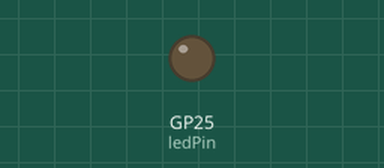
Recording of a program running on a simulated Raspberry Pi Pico running MicroPython. Shown: output pins drawn as LEDs (lit = HIGH). WiFi joins after 1.5 s; web requests get an empty 200 reply after 0.4 s; what the program prints to the serial console is not drawn.

Above: at 6.0 s.
At 10.2 s:
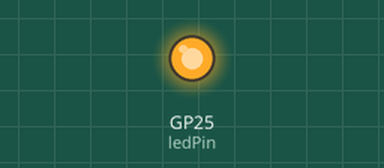
Timing chart, 0 to 15.0 s (numbered marks = the images above):
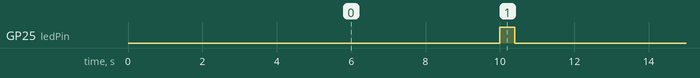

The program:

main.py
```python
from Internet import Wifi
from HttpRequest import Request
from machine import UART
import time
import math

adcPin = machine.ADC(26)

wifi = Wifi()
address = wifi.getAddress()
print(f"Raspberry is already connected with address: {address}")

request = Request()
time.sleep(2)

# Ten seconds interval
interval = 10000
last_millis = 0

while True:
    current_millis = time.ticks_ms()

    if current_millis - last_millis >= interval:
        last_millis = current_millis

        try:
            current_time = request.getTime()
            current_date = request.getDate()
            analog_value = adcPin.read_u16()
            request_time = request.time
            print(f"Current date: {current_date} current time: {current_time} request time: {request_time} ms")

            current_trades = request.getActiveTrades()
            current_total = round(current_trades['current_total'], 2)
            print(f"Current total is: {current_total}")

        except Exception as err:
            print(f"An error ocurred: {err}")
        
```

Internet.py
```python
import network

class Wifi:
    def __init__(self):
        self.sta_if = network.WLAN(network.STA_IF)
        self.sta_if.active(True)
        self.sta_if.connect('SMARTHOME','100%smart')

        while (self.sta_if.isconnected == False):
            print("Connecting to wlan")
            time.sleep(1)

    def getAddress(self):
        return self.sta_if.ifconfig()[0]
```

HttpRequest.py
```python
from Exceptions import RuntimeExeption
from machine import Pin
from Datalog import Datalog
import requests
import json
import time

class Request:
    def __init__(self):
        self.ledPin = Pin("LED", Pin.OUT)
        self.baseUrl="https://mecanicarubio.com/api"
        self.response = ""
        self.time = 0

    def getDateTime(self):
        url=f"{self.baseUrl}/sensors/time"
        self.ledPin.on()
        start_time = time.ticks_ms()
        response = requests.get(url)
        end_time = time.ticks_ms()
        self.ledPin.off()
        self.time = end_time - start_time
        if self.time > 2000:
            Datalog.write(f"Time exceeded: {self.time} ms")
            raise RuntimeExeption(f"Request time exceeded: {self.time} ms")

        if response is None:
            raise RuntimeExeption("Can't get the requested information")

        self.response = json.loads(response.text)

    def getTime(self):
        self.getDateTime()
        return self.response['time']

    def getDate(self):
        self.getDateTime()
        return self.response['date']

    def getActiveTrades(self):
        url=f"{self.baseUrl}/sensors/trades"
        response = requests.get(url)
        return json.loads(response.text)

        
```

Exceptions.py
```python
class RuntimeExeption(Exception):
    def __init__(self, time):
        self.time = time
```

Datalog.py
```python
import os

class Datalog:
    def write(line):
        file = open('backup.log','a')
        text = f"{line}"
        file.write(text +"\n")
        file.close()

    def read():
        try:
            file = open('backup.log','r')
            file.read().rstrip()
            file.close()
            return file

        except FileNotFoundError as e:
            print(f"File not found! {e}")

    def delete():
        try:
            os.remove('backup.log')
            return True

        except FileNotFoundError as e:
            print(f"File not found! {e}")
            return False
```

Measured:
- by itself, GP25 (ledPin): alternates HIGH for 0.40 s and LOW for 9.6 s
